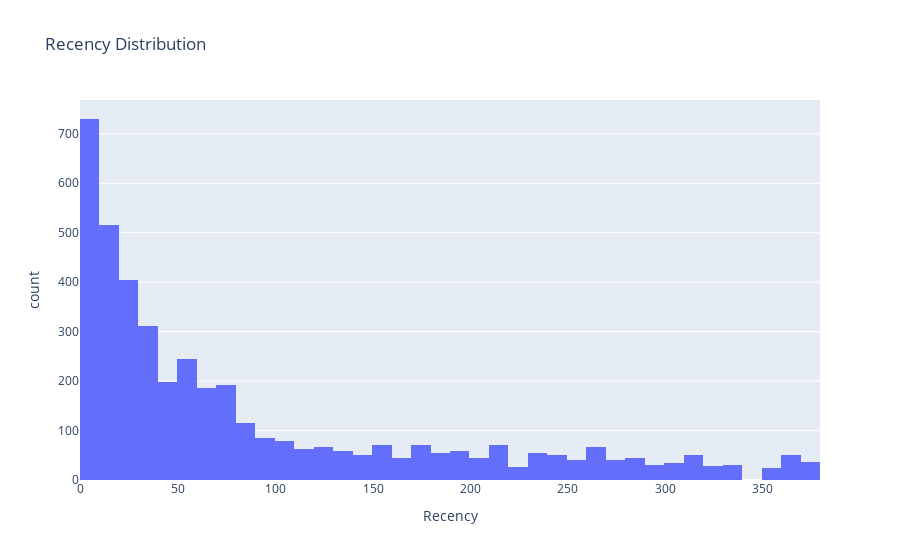
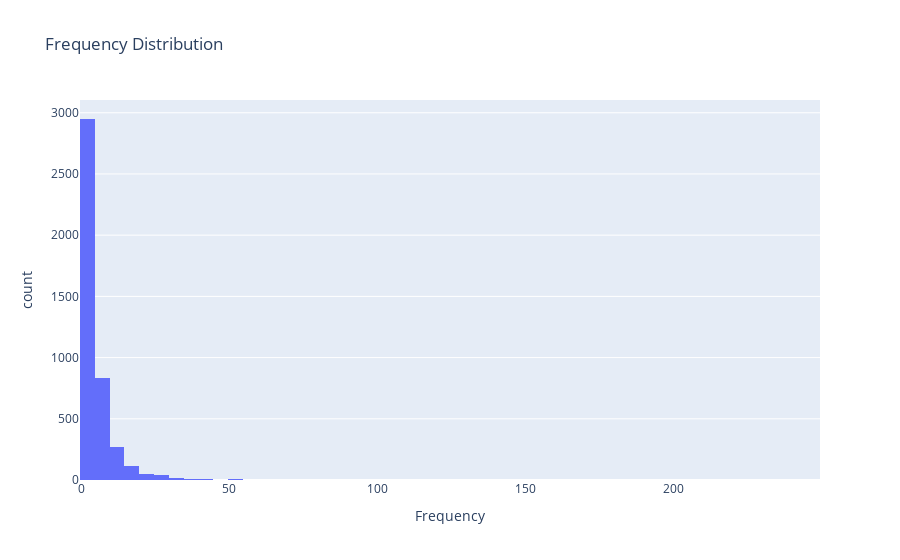
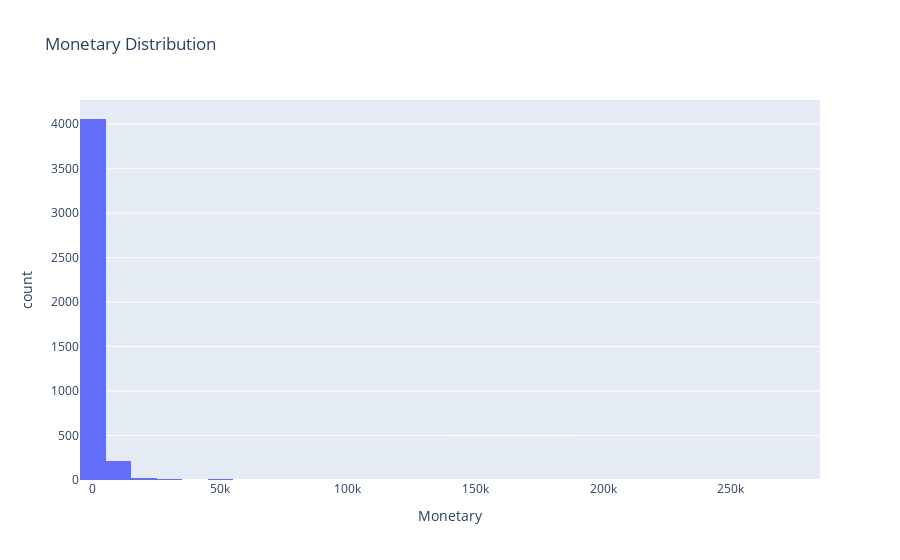

Notebook source saved alongside these figures, in order:
### Markdown cell above
### 3.1.1 Distribution Analysis
- Histogram

### Code cell
# Histogram - check distribution (skewness, outliers)
fig = px.histogram(rfm, x='Recency', title='Recency Distribution', nbins=50)
fig.show()

fig = px.histogram(rfm, x='Frequency', title='Frequency Distribution', nbins=50)
fig.show()

fig = px.histogram(rfm, x='Monetary', title='Monetary Distribution', nbins=50)
fig.show()

### Figure 1 — Plotly figure (JSON) as saved in the notebook; plotly's stock layout.template omitted (floating-point values rounded to 4 significant figures; data arrays with more than 128 entries replaced by an {"elided": "..."} marker saying what was removed)
{"data": [{"alignmentgroup": "True", "bingroup": "x", "hovertemplate": "Recency=%{x}<br>count=%{y}<extra></extra>", "legendgroup": "", "marker": {"color": "#636efa", "pattern": {"shape": ""}}, "name": "", "nbinsx": 50, "offsetgroup": "", "orientation": "v", "showlegend": false, "type": "histogram", "x": {"elided": "4322 int values"}, "xaxis": "x", "yaxis": "y"}], "layout": {"barmode": "relative", "legend": {"tracegroupgap": 0}, "title": {"text": "Recency Distribution"}, "xaxis": {"anchor": "y", "domain": [0, 1], "title": {"text": "Recency"}}, "yaxis": {"anchor": "x", "domain": [0, 1], "title": {"text": "count"}}}}

### Figure 2 — Plotly figure (JSON) as saved in the notebook; plotly's stock layout.template omitted (floating-point values rounded to 4 significant figures; data arrays with more than 128 entries replaced by an {"elided": "..."} marker saying what was removed)
{"data": [{"alignmentgroup": "True", "bingroup": "x", "hovertemplate": "Frequency=%{x}<br>count=%{y}<extra></extra>", "legendgroup": "", "marker": {"color": "#636efa", "pattern": {"shape": ""}}, "name": "", "nbinsx": 50, "offsetgroup": "", "orientation": "v", "showlegend": false, "type": "histogram", "x": {"elided": "4322 int values"}, "xaxis": "x", "yaxis": "y"}], "layout": {"barmode": "relative", "legend": {"tracegroupgap": 0}, "title": {"text": "Frequency Distribution"}, "xaxis": {"anchor": "y", "domain": [0, 1], "title": {"text": "Frequency"}}, "yaxis": {"anchor": "x", "domain": [0, 1], "title": {"text": "count"}}}}

### Figure 3 — Plotly figure (JSON) as saved in the notebook; plotly's stock layout.template omitted (floating-point values rounded to 4 significant figures; data arrays with more than 128 entries replaced by an {"elided": "..."} marker saying what was removed)
{"data": [{"alignmentgroup": "True", "bingroup": "x", "hovertemplate": "Monetary=%{x}<br>count=%{y}<extra></extra>", "legendgroup": "", "marker": {"color": "#636efa", "pattern": {"shape": ""}}, "name": "", "nbinsx": 50, "offsetgroup": "", "orientation": "v", "showlegend": false, "type": "histogram", "x": {"elided": "4322 float values"}, "xaxis": "x", "yaxis": "y"}], "layout": {"barmode": "relative", "legend": {"tracegroupgap": 0}, "title": {"text": "Monetary Distribution"}, "xaxis": {"anchor": "y", "domain": [0, 1], "title": {"text": "Monetary"}}, "yaxis": {"anchor": "x", "domain": [0, 1], "title": {"text": "count"}}}}
